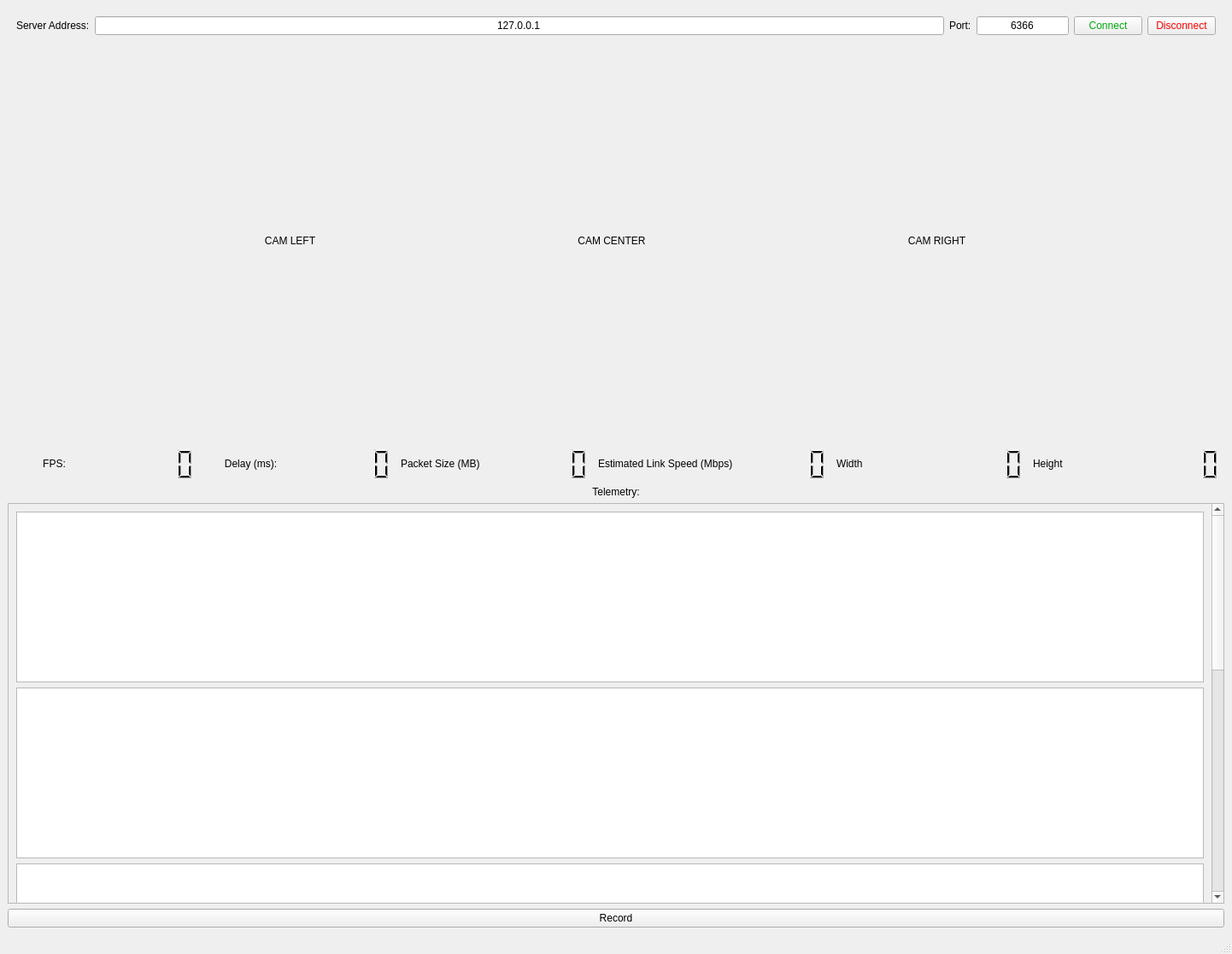
<?xml version="1.0" encoding="UTF-8"?>
<ui version="4.0">
 <class>MainWindow</class>
 <widget class="QMainWindow" name="MainWindow">
  <property name="geometry">
   <rect>
    <x>0</x>
    <y>0</y>
    <width>1442</width>
    <height>1117</height>
   </rect>
  </property>
  <property name="windowTitle">
   <string>Stream Viewer</string>
  </property>
  <widget class="QWidget" name="centralwidget">
   <layout class="QVBoxLayout" name="verticalLayout">
    <item>
     <spacer name="verticalSpacer">
      <property name="orientation">
       <enum>Qt::Vertical</enum>
      </property>
      <property name="sizeType">
       <enum>QSizePolicy::Fixed</enum>
      </property>
      <property name="sizeHint" stdset="0">
       <size>
        <width>20</width>
        <height>10</height>
       </size>
      </property>
     </spacer>
    </item>
    <item>
     <layout class="QHBoxLayout" name="horizontalLayout">
      <property name="leftMargin">
       <number>10</number>
      </property>
      <property name="rightMargin">
       <number>10</number>
      </property>
      <item>
       <widget class="QLabel" name="label_2">
        <property name="sizePolicy">
         <sizepolicy hsizetype="Preferred" vsizetype="Preferred">
          <horstretch>0</horstretch>
          <verstretch>0</verstretch>
         </sizepolicy>
        </property>
        <property name="text">
         <string>Server Address:</string>
        </property>
       </widget>
      </item>
      <item>
       <widget class="QLineEdit" name="lineEditHost">
        <property name="text">
         <string>127.0.0.1</string>
        </property>
        <property name="alignment">
         <set>Qt::AlignCenter</set>
        </property>
       </widget>
      </item>
      <item>
       <widget class="QLabel" name="label">
        <property name="text">
         <string>Port:</string>
        </property>
       </widget>
      </item>
      <item>
       <widget class="QLineEdit" name="lineEditPort">
        <property name="sizePolicy">
         <sizepolicy hsizetype="Fixed" vsizetype="Fixed">
          <horstretch>0</horstretch>
          <verstretch>0</verstretch>
         </sizepolicy>
        </property>
        <property name="text">
         <string>6366</string>
        </property>
        <property name="alignment">
         <set>Qt::AlignCenter</set>
        </property>
       </widget>
      </item>
      <item>
       <widget class="QPushButton" name="pushButtonConnect">
        <property name="styleSheet">
         <string notr="true">color:rgb(0, 171, 14);</string>
        </property>
        <property name="text">
         <string>Connect</string>
        </property>
       </widget>
      </item>
      <item>
       <widget class="QPushButton" name="pushButtonDisconnect">
        <property name="styleSheet">
         <string notr="true">color: rgb(255, 0, 0);</string>
        </property>
        <property name="text">
         <string>Disconnect</string>
        </property>
       </widget>
      </item>
     </layout>
    </item>
    <item>
     <layout class="QHBoxLayout" name="horizontalLayout_3">
      <item>
       <widget class="QLabel" name="labelStreamLeft">
        <property name="sizePolicy">
         <sizepolicy hsizetype="Maximum" vsizetype="Expanding">
          <horstretch>0</horstretch>
          <verstretch>0</verstretch>
         </sizepolicy>
        </property>
        <property name="text">
         <string>CAM LEFT</string>
        </property>
        <property name="alignment">
         <set>Qt::AlignCenter</set>
        </property>
       </widget>
      </item>
      <item>
       <widget class="QLabel" name="labelStreamCenter">
        <property name="sizePolicy">
         <sizepolicy hsizetype="Maximum" vsizetype="Expanding">
          <horstretch>0</horstretch>
          <verstretch>0</verstretch>
         </sizepolicy>
        </property>
        <property name="text">
         <string>CAM CENTER</string>
        </property>
        <property name="alignment">
         <set>Qt::AlignCenter</set>
        </property>
       </widget>
      </item>
      <item>
       <widget class="QLabel" name="labelStreamRight">
        <property name="sizePolicy">
         <sizepolicy hsizetype="Maximum" vsizetype="Expanding">
          <horstretch>0</horstretch>
          <verstretch>0</verstretch>
         </sizepolicy>
        </property>
        <property name="text">
         <string>CAM RIGHT</string>
        </property>
        <property name="alignment">
         <set>Qt::AlignCenter</set>
        </property>
       </widget>
      </item>
     </layout>
    </item>
    <item>
     <layout class="QHBoxLayout" name="horizontalLayout_2">
      <item>
       <widget class="QLabel" name="label_3">
        <property name="sizePolicy">
         <sizepolicy hsizetype="Preferred" vsizetype="Preferred">
          <horstretch>0</horstretch>
          <verstretch>0</verstretch>
         </sizepolicy>
        </property>
        <property name="text">
         <string>FPS:</string>
        </property>
        <property name="alignment">
         <set>Qt::AlignCenter</set>
        </property>
       </widget>
      </item>
      <item>
       <widget class="QLCDNumber" name="lcdFPS">
        <property name="enabled">
         <bool>true</bool>
        </property>
        <property name="sizePolicy">
         <sizepolicy hsizetype="Preferred" vsizetype="Preferred">
          <horstretch>0</horstretch>
          <verstretch>0</verstretch>
         </sizepolicy>
        </property>
        <property name="minimumSize">
         <size>
          <width>0</width>
          <height>40</height>
         </size>
        </property>
        <property name="maximumSize">
         <size>
          <width>16777215</width>
          <height>16777215</height>
         </size>
        </property>
        <property name="font">
         <font>
          <pointsize>8</pointsize>
          <weight>50</weight>
          <italic>false</italic>
          <bold>false</bold>
          <underline>false</underline>
         </font>
        </property>
        <property name="autoFillBackground">
         <bool>false</bool>
        </property>
        <property name="styleSheet">
         <string notr="true"/>
        </property>
        <property name="lineWidth">
         <number>0</number>
        </property>
        <property name="value" stdset="0">
         <double>0.000000000000000</double>
        </property>
       </widget>
      </item>
      <item>
       <widget class="QLabel" name="label_4">
        <property name="text">
         <string>Delay (ms):</string>
        </property>
        <property name="alignment">
         <set>Qt::AlignCenter</set>
        </property>
       </widget>
      </item>
      <item>
       <widget class="QLCDNumber" name="lcdDelay">
        <property name="enabled">
         <bool>true</bool>
        </property>
        <property name="sizePolicy">
         <sizepolicy hsizetype="Preferred" vsizetype="Preferred">
          <horstretch>0</horstretch>
          <verstretch>0</verstretch>
         </sizepolicy>
        </property>
        <property name="minimumSize">
         <size>
          <width>0</width>
          <height>40</height>
         </size>
        </property>
        <property name="styleSheet">
         <string notr="true"/>
        </property>
        <property name="lineWidth">
         <number>0</number>
        </property>
       </widget>
      </item>
      <item>
       <widget class="QLabel" name="label_5">
        <property name="text">
         <string>Packet Size (MB)</string>
        </property>
       </widget>
      </item>
      <item>
       <widget class="QLCDNumber" name="lcdPacketSize">
        <property name="enabled">
         <bool>true</bool>
        </property>
        <property name="sizePolicy">
         <sizepolicy hsizetype="Preferred" vsizetype="Preferred">
          <horstretch>0</horstretch>
          <verstretch>0</verstretch>
         </sizepolicy>
        </property>
        <property name="minimumSize">
         <size>
          <width>0</width>
          <height>40</height>
         </size>
        </property>
        <property name="styleSheet">
         <string notr="true"/>
        </property>
        <property name="lineWidth">
         <number>0</number>
        </property>
       </widget>
      </item>
      <item>
       <widget class="QLabel" name="label_8">
        <property name="sizePolicy">
         <sizepolicy hsizetype="Preferred" vsizetype="Preferred">
          <horstretch>0</horstretch>
          <verstretch>0</verstretch>
         </sizepolicy>
        </property>
        <property name="text">
         <string>Estimated Link Speed (Mbps)</string>
        </property>
       </widget>
      </item>
      <item>
       <widget class="QLCDNumber" name="lcdLinkSpeed">
        <property name="enabled">
         <bool>true</bool>
        </property>
        <property name="sizePolicy">
         <sizepolicy hsizetype="Preferred" vsizetype="Preferred">
          <horstretch>0</horstretch>
          <verstretch>0</verstretch>
         </sizepolicy>
        </property>
        <property name="minimumSize">
         <size>
          <width>0</width>
          <height>40</height>
         </size>
        </property>
        <property name="styleSheet">
         <string notr="true"/>
        </property>
        <property name="lineWidth">
         <number>0</number>
        </property>
       </widget>
      </item>
      <item>
       <widget class="QLabel" name="label_6">
        <property name="text">
         <string>Width</string>
        </property>
       </widget>
      </item>
      <item>
       <widget class="QLCDNumber" name="lcdWidth">
        <property name="enabled">
         <bool>true</bool>
        </property>
        <property name="sizePolicy">
         <sizepolicy hsizetype="Preferred" vsizetype="Preferred">
          <horstretch>0</horstretch>
          <verstretch>0</verstretch>
         </sizepolicy>
        </property>
        <property name="minimumSize">
         <size>
          <width>0</width>
          <height>40</height>
         </size>
        </property>
        <property name="styleSheet">
         <string notr="true"/>
        </property>
        <property name="lineWidth">
         <number>0</number>
        </property>
       </widget>
      </item>
      <item>
       <widget class="QLabel" name="label_7">
        <property name="text">
         <string>Height</string>
        </property>
       </widget>
      </item>
      <item>
       <widget class="QLCDNumber" name="lcdHeight">
        <property name="enabled">
         <bool>true</bool>
        </property>
        <property name="sizePolicy">
         <sizepolicy hsizetype="Preferred" vsizetype="Preferred">
          <horstretch>0</horstretch>
          <verstretch>0</verstretch>
         </sizepolicy>
        </property>
        <property name="minimumSize">
         <size>
          <width>0</width>
          <height>40</height>
         </size>
        </property>
        <property name="styleSheet">
         <string notr="true"/>
        </property>
        <property name="lineWidth">
         <number>0</number>
        </property>
       </widget>
      </item>
     </layout>
    </item>
    <item>
     <widget class="QLabel" name="label_9">
      <property name="text">
       <string>Telemetry:</string>
      </property>
      <property name="alignment">
       <set>Qt::AlignCenter</set>
      </property>
     </widget>
    </item>
    <item>
     <widget class="QScrollArea" name="scrollArea">
      <property name="widgetResizable">
       <bool>true</bool>
      </property>
      <widget class="QWidget" name="scrollAreaWidgetContents">
       <property name="geometry">
        <rect>
         <x>0</x>
         <y>-294</y>
         <width>1397</width>
         <height>1143</height>
        </rect>
       </property>
       <property name="sizePolicy">
        <sizepolicy hsizetype="Preferred" vsizetype="Expanding">
         <horstretch>0</horstretch>
         <verstretch>0</verstretch>
        </sizepolicy>
       </property>
       <layout class="QVBoxLayout" name="verticalLayout_2">
        <item>
         <widget class="PlotWidget" name="plotWidgetAccel">
          <property name="sizePolicy">
           <sizepolicy hsizetype="Expanding" vsizetype="Maximum">
            <horstretch>0</horstretch>
            <verstretch>0</verstretch>
           </sizepolicy>
          </property>
          <property name="minimumSize">
           <size>
            <width>0</width>
            <height>200</height>
           </size>
          </property>
         </widget>
        </item>
        <item>
         <widget class="PlotWidget" name="plotWidgetGyro">
          <property name="sizePolicy">
           <sizepolicy hsizetype="Expanding" vsizetype="Maximum">
            <horstretch>0</horstretch>
            <verstretch>0</verstretch>
           </sizepolicy>
          </property>
          <property name="minimumSize">
           <size>
            <width>0</width>
            <height>200</height>
           </size>
          </property>
         </widget>
        </item>
        <item>
         <widget class="PlotWidget" name="plotWidgetOrientation">
          <property name="sizePolicy">
           <sizepolicy hsizetype="Expanding" vsizetype="Maximum">
            <horstretch>0</horstretch>
            <verstretch>0</verstretch>
           </sizepolicy>
          </property>
          <property name="minimumSize">
           <size>
            <width>0</width>
            <height>200</height>
           </size>
          </property>
         </widget>
        </item>
        <item>
         <widget class="QPlainTextEdit" name="plainTextEditTelemetry">
          <property name="sizePolicy">
           <sizepolicy hsizetype="Expanding" vsizetype="Maximum">
            <horstretch>0</horstretch>
            <verstretch>0</verstretch>
           </sizepolicy>
          </property>
          <property name="minimumSize">
           <size>
            <width>0</width>
            <height>500</height>
           </size>
          </property>
         </widget>
        </item>
       </layout>
      </widget>
     </widget>
    </item>
    <item>
     <widget class="QPushButton" name="pushButtonRec">
      <property name="text">
       <string>Record</string>
      </property>
     </widget>
    </item>
   </layout>
  </widget>
  <widget class="QMenuBar" name="menubar">
   <property name="geometry">
    <rect>
     <x>0</x>
     <y>0</y>
     <width>1442</width>
     <height>26</height>
    </rect>
   </property>
  </widget>
  <widget class="QStatusBar" name="statusbar"/>
 </widget>
 <customwidgets>
  <customwidget>
   <class>PlotWidget</class>
   <extends>QGraphicsView</extends>
   <header>pyqtgraph</header>
  </customwidget>
 </customwidgets>
 <resources/>
 <connections/>
</ui>
